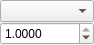
<?xml version="1.0" encoding="UTF-8"?>
<ui version="4.0">
 <class>NodeTimeScale</class>
 <widget class="QWidget" name="NodeTimeScale">
  <property name="geometry">
   <rect>
    <x>0</x>
    <y>0</y>
    <width>94</width>
    <height>45</height>
   </rect>
  </property>
  <layout class="QVBoxLayout" name="verticalLayout">
   <property name="spacing">
    <number>0</number>
   </property>
   <property name="leftMargin">
    <number>0</number>
   </property>
   <property name="topMargin">
    <number>0</number>
   </property>
   <property name="rightMargin">
    <number>0</number>
   </property>
   <property name="bottomMargin">
    <number>0</number>
   </property>
   <item>
    <widget class="QComboBox" name="_type">
     <property name="sizePolicy">
      <sizepolicy hsizetype="Minimum" vsizetype="Fixed">
       <horstretch>0</horstretch>
       <verstretch>0</verstretch>
      </sizepolicy>
     </property>
     <property name="minimumSize">
      <size>
       <width>80</width>
       <height>0</height>
      </size>
     </property>
     <property name="toolTip">
      <string>Smoothing formula</string>
     </property>
    </widget>
   </item>
   <item>
    <widget class="QDoubleSpinBox" name="_scale">
     <property name="toolTip">
      <string>Pulse duty cycle</string>
     </property>
     <property name="decimals">
      <number>4</number>
     </property>
     <property name="minimum">
      <double>0.000100000000000</double>
     </property>
     <property name="maximum">
      <double>1.000000000000000</double>
     </property>
     <property name="singleStep">
      <double>0.100000000000000</double>
     </property>
     <property name="value">
      <double>1.000000000000000</double>
     </property>
    </widget>
   </item>
  </layout>
 </widget>
 <resources/>
 <connections/>
</ui>
